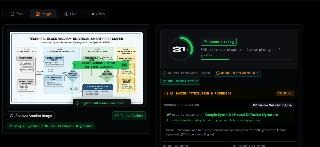
#> input picture golden_set/image/ai/media_1789757571085.jpg, 320 x 147 px
$ python -i freq_detector.py   (imports and definitions only)
#> lines starting #> are read from the running program, lines starting #| are printed output that depends on the picture
"""Frequency-domain image forgery signal (F3Net/FreqNet-inspired, Tier 5).

CPU-only spectral feature detector inspired by F3Net's frequency-aware
decomposition. Computes statistics over the 2-D DCT/FFT spectrum that
distinguish GAN/diffusion spectra (spectral peaks, up-sampling artifacts at
half-frequencies) from natural camera images. This is a *scaffold*: it is
gated behind `enable_freq_detector` (default OFF) and must be benchmarked on
real held-out data before its output is allowed to influence production
scores — same discipline as the reconstruction detector.

Outputs `freq_ai_score` in [0, 1]; higher = more AI-like spectrum.
"""
from __future__ import annotations

import numpy as np
from PIL import Image


def _to_gray_array(img: Image.Image, size: int = 256) -> np.ndarray:
    g = img.convert("L").resize((size, size), Image.BILINEAR)
    return np.asarray(g, dtype=np.float32) / 255.0


def _radial_profile(magnitude: np.ndarray, bins: int = 32) -> np.ndarray:
    """Azimuthally averaged power spectrum (1-D radial profile)."""
    h, w = magnitude.shape
    cy, cx = h // 2, w // 2
    y, x = np.ogrid[:h, :w]
    r = np.sqrt((y - cy) ** 2 + (x - cx) ** 2)
    r = r.astype(int)
    nbins = min(bins, r.max() + 1)
    profile = np.zeros(nbins)
    for i in range(nbins):
        mask = r == i
        if mask.any():
            profile[i] = magnitude[mask].mean()
    return profile


def _spectral_peak_ratio(magnitude: np.ndarray) -> float:
    """Fraction of spectral energy in isolated peaks — GAN up-sampling leaves
    sharp harmonic spikes; natural photos have smooth spectra."""
    m = magnitude.copy()
    m[0, 0] = 0.0  # drop DC
    total = float(m.sum())
    if total <= 0:
        return 0.0
    # top 0.1% of bins vs total energy
    thresh = np.quantile(m, 0.999)
    return float(min(1.0, m[m >= thresh].sum() / total))


def _high_freq_energy_ratio(magnitude: np.ndarray) -> float:
    """Energy beyond 3/4 of Nyquist. Diffusion up-samplers often leave more or
    less high-frequency energy than camera optics; direction-free but useful."""
    h, w = magnitude.shape
    cy, cx = h // 2, w // 2
    y, x = np.ogrid[:h, :w]
    r = np.sqrt((y - cy) ** 2 + (x - cx) ** 2) / max(cy, cx, 1)
    total = float(magnitude.sum())
    if total <= 0:
        return 0.0
    return float(magnitude[r > 0.75].sum() / total)


def _profile_roughness(profile: np.ndarray) -> float:
    """Residual roughness of the log radial profile after removing its smooth
    trend — grid artifacts show up as periodic bumps."""
    logp = np.log1p(profile)
    # remove linear trend
    n = len(logp)
    t = np.arange(n)
    if n < 3:
        return 0.0
    slope, intercept = np.polyfit(t, logp, 1)
    resid = logp - (slope * t + intercept)
    return float(np.sqrt(np.mean(resid**2)))


def compute_freq_score(img: Image.Image) -> dict:
    """CPU-only frequency-domain AI-likeness score in [0, 1]."""
    arr = _to_gray_array(img)
    spectrum = np.fft.fftshift(np.fft.fft2(arr))
    magnitude = np.log1p(np.abs(spectrum))

    peak_ratio = _spectral_peak_ratio(np.abs(spectrum))
    hf_ratio = _high_freq_energy_ratio(np.abs(spectrum))
    roughness = _profile_roughness(_radial_profile(magnitude))

    # Heuristic fusion of raw spectral features into a 0-1 AI-likeness.
    # NOTE: uncalibrated scaffold — thresholds are placeholders pending the
    # benchmark on real AI/human image data. Do not promote without eval.
    raw = (
        0.40 * min(1.0, peak_ratio / 0.02)
        + 0.30 * min(1.0, roughness / 0.35)
        + 0.30 * min(1.0, hf_ratio / 0.05)
    )
    return {
        "freq_ai_score": round(float(min(1.0, max(0.0, raw))), 4),
        "freq_engine": "spectral_proxy",
        "spectral_features": {
            "peak_ratio": round(peak_ratio, 6),
            "high_freq_ratio": round(hf_ratio, 6),
            "profile_roughness": round(roughness, 6),
        },
    }

>>> from PIL import Image
>>> picture = Image.open('../../../../golden_set/image/ai/media_1789757571085.jpg')
#> picture is the input picture: PIL image 320x147 RGB; mean R, G, B 47.9, 52.8, 50.9
>>> result = compute_freq_score(picture)
#> in _to_gray_array, `g = img.convert("L").resize((size, size), Image.BILINEAR)`:
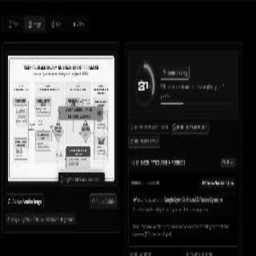
#> g: PIL image 256x256 L; min 0, max 254, mean 51.1
#> in compute_freq_score, `magnitude = np.log1p(np.abs(spectrum))`:
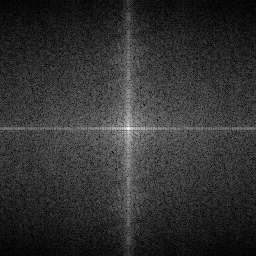
#> magnitude: shape (256, 256) float64; min 0.0011, max 9.48, mean 1.83; drawn with min black and max white
#> in _spectral_peak_ratio, `m[0, 0] = 0.0`: m: shape (256, 256) float64; min 0, max 13134.3, mean 13.5
#> in _spectral_peak_ratio, `total = float(m.sum())`: total = 885094.7
#> in _spectral_peak_ratio, `thresh = np.quantile(m, 0.999)`: thresh = 634.7
#> in compute_freq_score, `peak_ratio = _spectral_peak_ratio(np.abs(spectrum))`: peak_ratio = 0.15
#> in _high_freq_energy_ratio, `total = float(magnitude.sum())`: total = 885094.8
#> in compute_freq_score, `hf_ratio = _high_freq_energy_ratio(np.abs(spectrum))`: hf_ratio = 0.148
#> after the loop in _radial_profile, `for i in range(nbins):`: profile = 32 values, max 9.48 at index 0, min 3.2 at index 29, mean 4.7
#> in _profile_roughness, `logp = np.log1p(profile)`: logp = 32 values, max 2.35 at index 0, min 1.44 at index 29, mean 1.71
#> in _profile_roughness, `n = len(logp)`: n = 32
#> in _profile_roughness, `slope, intercept = np.polyfit(t, logp, 1)`: slope = -0.0223; intercept = 2.06
#> in _profile_roughness, `resid = logp - (slope * t + intercept)`: resid = 32 values, max 0.289 at index 0, min -0.089 at index 7, mean 5.69e-16
#> in compute_freq_score, `roughness = _profile_roughness(_radial_profile(magnitude))`: roughness = 0.0803
#> in compute_freq_score, `raw = ( 0.40 * min(1.0, peak_ratio / 0.02) + 0.30 * min(1.0, roughness..`: raw = 0.769
#> result = 3 items

$ run again, on golden_set/image/ai/media_1789757572032.jpg
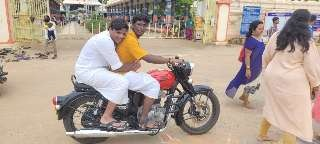
#> input picture golden_set/image/ai/media_1789757572032.jpg, 320 x 144 px
#> picture is the input picture: PIL image 320x144 RGB; mean R, G, B 173.2, 157.5, 145.9
#> in _to_gray_array, `g = img.convert("L").resize((size, size), Image.BILINEAR)`:
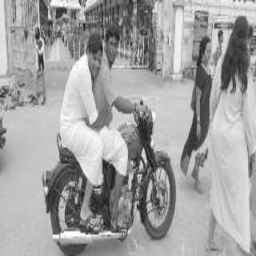
#> g: PIL image 256x256 L; min 24, max 255, mean 160.9
#> in compute_freq_score, `magnitude = np.log1p(np.abs(spectrum))`:
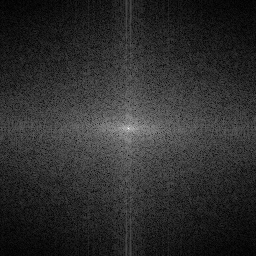
#> magnitude: shape (256, 256) float64; min 0.00927, max 10.63, mean 1.9; drawn with min black and max white
#> in _spectral_peak_ratio, `total = float(m.sum())`: total = 985094.3
#> thresh = 582.1
#> peak_ratio = 0.114
#> in _high_freq_energy_ratio, `total = float(magnitude.sum())`: total = 985094.4
#> hf_ratio = 0.136
#> after the loop in _radial_profile, `for i in range(nbins):`: profile = 32 values, max 10.63 at index 0, min 3.61 at index 31, mean 5.01
#> logp = 32 values, max 2.45 at index 0, min 1.53 at index 31, mean 1.77
#> n = 32
#> slope = -0.0191; intercept = 2.07
#> resid = 32 values, max 0.384 at index 0, min -0.0928 at index 7, mean 2.78e-16
#> roughness = 0.0825
#> raw = 0.771
#> result = 3 items

$ run again, on golden_set/image/ai/media_1789757573221.jpg
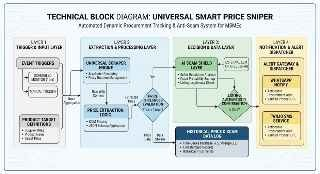
#> input picture golden_set/image/ai/media_1789757573221.jpg, 320 x 174 px
#> picture is the input picture: PIL image 320x174 RGB; mean R, G, B 215.8, 223.6, 220.2
#> in _to_gray_array, `g = img.convert("L").resize((size, size), Image.BILINEAR)`:
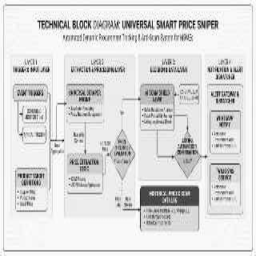
#> g: PIL image 256x256 L; min 21, max 255, mean 220.9
#> in compute_freq_score, `magnitude = np.log1p(np.abs(spectrum))`:
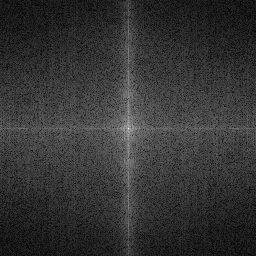
#> magnitude: shape (256, 256) float64; min 0.02, max 10.95, mean 2.29; drawn with min black and max white
#> in _spectral_peak_ratio, `total = float(m.sum())`: total = 1137500
#> thresh = 528.5
#> peak_ratio = 0.0949
#> in _high_freq_energy_ratio, `total = float(magnitude.sum())`: total = 1137503.5
#> hf_ratio = 0.231
#> after the loop in _radial_profile, `for i in range(nbins):`: profile = 32 values, max 10.95 at index 0, min 3.55 at index 28, mean 4.69
#> logp = 32 values, max 2.48 at index 0, min 1.51 at index 28, mean 1.71
#> n = 32
#> slope = -0.0193; intercept = 2.01
#> resid = 32 values, max 0.466 at index 0, min -0.0976 at index 9, mean 6.87e-16
#> roughness = 0.098
#> raw = 0.784
#> result = 3 items
